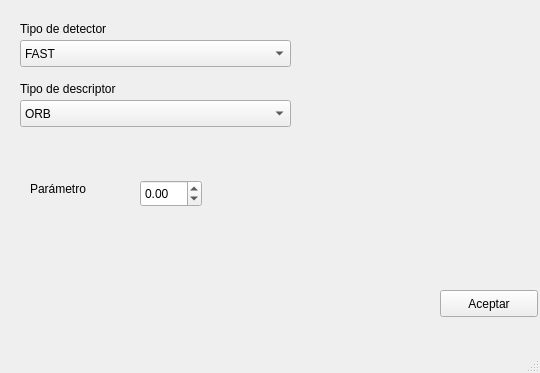
<?xml version="1.0" encoding="UTF-8"?>
<ui version="4.0">
 <class>Config_PC</class>
 <widget class="QMainWindow" name="Config_PC">
  <property name="geometry">
   <rect>
    <x>0</x>
    <y>0</y>
    <width>540</width>
    <height>373</height>
   </rect>
  </property>
  <property name="minimumSize">
   <size>
    <width>540</width>
    <height>373</height>
   </size>
  </property>
  <property name="windowTitle">
   <string>Configuración Puntos Característicos</string>
  </property>
  <widget class="QWidget" name="centralwidget">
   <widget class="QPushButton" name="Aceptar">
    <property name="geometry">
     <rect>
      <x>440</x>
      <y>290</y>
      <width>98</width>
      <height>27</height>
     </rect>
    </property>
    <property name="text">
     <string>Aceptar</string>
    </property>
   </widget>
   <widget class="QComboBox" name="Detector">
    <property name="geometry">
     <rect>
      <x>20</x>
      <y>40</y>
      <width>271</width>
      <height>27</height>
     </rect>
    </property>
    <item>
     <property name="text">
      <string>FAST</string>
     </property>
    </item>
    <item>
     <property name="text">
      <string>MSR</string>
     </property>
    </item>
    <item>
     <property name="text">
      <string>ORG</string>
     </property>
    </item>
    <item>
     <property name="text">
      <string>BRISK</string>
     </property>
    </item>
    <item>
     <property name="text">
      <string>KAZE</string>
     </property>
    </item>
    <item>
     <property name="text">
      <string>AKAZE</string>
     </property>
    </item>
    <item>
     <property name="text">
      <string>SIFT</string>
     </property>
    </item>
    <item>
     <property name="text">
      <string>SURF</string>
     </property>
    </item>
   </widget>
   <widget class="QComboBox" name="Descriptor">
    <property name="geometry">
     <rect>
      <x>20</x>
      <y>100</y>
      <width>271</width>
      <height>27</height>
     </rect>
    </property>
    <item>
     <property name="text">
      <string>ORB</string>
     </property>
    </item>
    <item>
     <property name="text">
      <string>BRISK</string>
     </property>
    </item>
    <item>
     <property name="text">
      <string>KAZE</string>
     </property>
    </item>
    <item>
     <property name="text">
      <string>AKAZE</string>
     </property>
    </item>
    <item>
     <property name="text">
      <string>SIFT</string>
     </property>
    </item>
    <item>
     <property name="text">
      <string>SURF</string>
     </property>
    </item>
   </widget>
   <widget class="QDoubleSpinBox" name="Parametro">
    <property name="geometry">
     <rect>
      <x>140</x>
      <y>180</y>
      <width>62</width>
      <height>27</height>
     </rect>
    </property>
    <property name="minimum">
     <double>-999999.989999999990687</double>
    </property>
    <property name="maximum">
     <double>999999.989999999990687</double>
    </property>
    <property name="singleStep">
     <double>0.010000000000000</double>
    </property>
   </widget>
   <widget class="QLabel" name="label">
    <property name="geometry">
     <rect>
      <x>30</x>
      <y>180</y>
      <width>91</width>
      <height>17</height>
     </rect>
    </property>
    <property name="text">
     <string>Parámetro</string>
    </property>
   </widget>
   <widget class="QLabel" name="label_2">
    <property name="geometry">
     <rect>
      <x>20</x>
      <y>20</y>
      <width>151</width>
      <height>17</height>
     </rect>
    </property>
    <property name="text">
     <string>Tipo de detector</string>
    </property>
   </widget>
   <widget class="QLabel" name="label_3">
    <property name="geometry">
     <rect>
      <x>20</x>
      <y>80</y>
      <width>151</width>
      <height>17</height>
     </rect>
    </property>
    <property name="text">
     <string>Tipo de descriptor </string>
    </property>
   </widget>
  </widget>
  <widget class="QMenuBar" name="menubar">
   <property name="geometry">
    <rect>
     <x>0</x>
     <y>0</y>
     <width>540</width>
     <height>25</height>
    </rect>
   </property>
  </widget>
  <widget class="QStatusBar" name="statusbar"/>
 </widget>
 <resources/>
 <connections/>
</ui>
